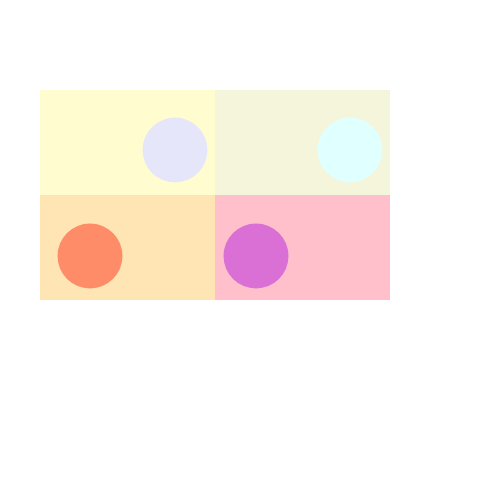
Frame 1 (no input)
Frame 60 (no input): identical to frame 1, image omitted
Frame 120 (the mouse pressed at the canvas centre since frame 60): identical to frame 1, image omitted

The p5.js sketch that drew this single still picture (run headless with seeded random() and noise() and a simulated clock; from frame 60 on, the mouse is pressed at the canvas centre):

// p5.js sketch
// ── sketch.js
//學號:3B052031
//姓名:林憶筠
//色彩的意象(淺色調，少女，童話，輕鬆的)
function setup() {
  createCanvas(500, 500);
}

function draw() {
  //左上長方形
  fill(255,253,208);
  strokeWeight(0);
  rect(40,90,175,105);
  //左下長方形
  fill(255,229,180);
  strokeWeight(0);
  rect(40,195,175,105);
  //右上長方形
  fill(245,245,220);
  strokeWeight(0);
  rect(215,90,175,105);
  //右下長方形
  fill(255,192,203);
  strokeWeight(0);
  rect(215,195,175,105);
  //右下圓
  fill(218,112,214);
  ellipse(256,256,65,65);
  //左上圓
  fill(230,230,250);
  ellipse(175,150,65,65);
  //左下圓
  fill(255,140,105);
  ellipse(90,256,65,65);
  //右上圓
  fill(224,255,255);
  ellipse(350,150,65,65);
}
